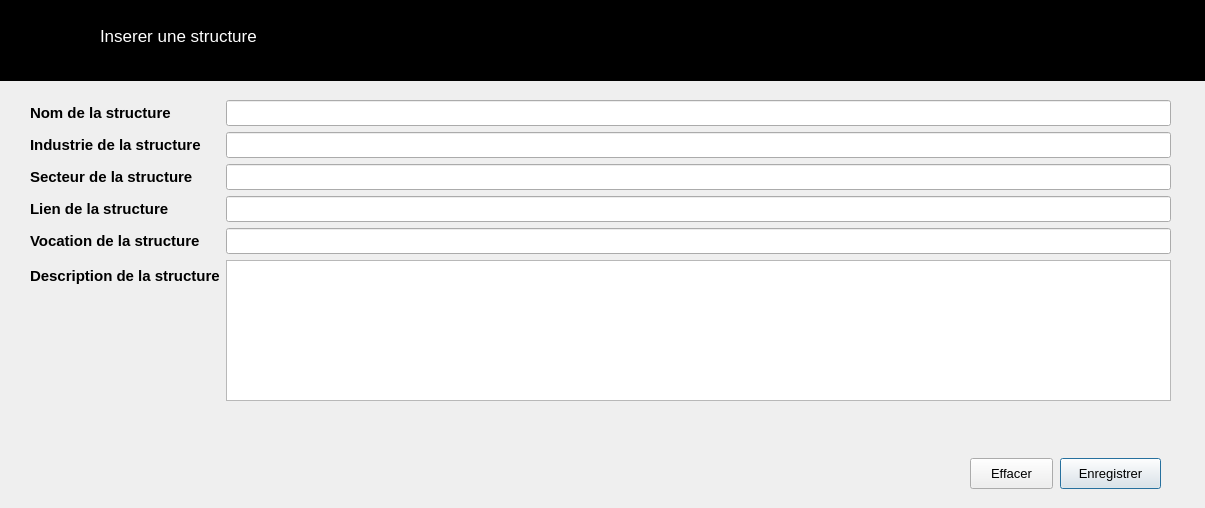
<?xml version="1.0" encoding="UTF-8"?>
<ui version="4.0">
 <class>Insere</class>
 <widget class="QDialog" name="Insere">
  <property name="geometry">
   <rect>
    <x>0</x>
    <y>0</y>
    <width>1205</width>
    <height>508</height>
   </rect>
  </property>
  <property name="windowTitle">
   <string>Inserer une structure</string>
  </property>
  <property name="windowIcon">
   <iconset resource="imgs.qrc">
    <normaloff>:/imgs/images/gainde.png</normaloff>:/imgs/images/gainde.png</iconset>
  </property>
  <widget class="QLabel" name="label_12">
   <property name="geometry">
    <rect>
     <x>0</x>
     <y>0</y>
     <width>1211</width>
     <height>81</height>
    </rect>
   </property>
   <property name="font">
    <font>
     <pointsize>9</pointsize>
    </font>
   </property>
   <property name="styleSheet">
    <string notr="true">background-color: rgb(0, 0, 0);</string>
   </property>
   <property name="text">
    <string/>
   </property>
  </widget>
  <widget class="QWidget" name="formLayoutWidget">
   <property name="geometry">
    <rect>
     <x>30</x>
     <y>100</y>
     <width>1141</width>
     <height>301</height>
    </rect>
   </property>
   <layout class="QFormLayout" name="formLayout">
    <item row="0" column="0">
     <widget class="QLabel" name="label_2">
      <property name="font">
       <font>
        <pointsize>11</pointsize>
        <weight>75</weight>
        <bold>true</bold>
       </font>
      </property>
      <property name="text">
       <string>Nom de la structure</string>
      </property>
     </widget>
    </item>
    <item row="0" column="1">
     <widget class="QLineEdit" name="txtNom">
      <property name="font">
       <font>
        <pointsize>11</pointsize>
       </font>
      </property>
     </widget>
    </item>
    <item row="1" column="0">
     <widget class="QLabel" name="label_5">
      <property name="font">
       <font>
        <pointsize>11</pointsize>
        <weight>75</weight>
        <bold>true</bold>
       </font>
      </property>
      <property name="text">
       <string>Industrie de la structure</string>
      </property>
     </widget>
    </item>
    <item row="1" column="1">
     <widget class="QLineEdit" name="txtIndustrie">
      <property name="font">
       <font>
        <pointsize>11</pointsize>
       </font>
      </property>
     </widget>
    </item>
    <item row="2" column="0">
     <widget class="QLabel" name="label_6">
      <property name="font">
       <font>
        <pointsize>11</pointsize>
        <weight>75</weight>
        <bold>true</bold>
       </font>
      </property>
      <property name="text">
       <string>Secteur de la structure</string>
      </property>
     </widget>
    </item>
    <item row="2" column="1">
     <widget class="QLineEdit" name="txtSecteur">
      <property name="font">
       <font>
        <pointsize>11</pointsize>
       </font>
      </property>
     </widget>
    </item>
    <item row="3" column="0">
     <widget class="QLabel" name="label_7">
      <property name="font">
       <font>
        <pointsize>11</pointsize>
        <weight>75</weight>
        <bold>true</bold>
       </font>
      </property>
      <property name="text">
       <string>Lien de la structure</string>
      </property>
     </widget>
    </item>
    <item row="3" column="1">
     <widget class="QLineEdit" name="txtLien">
      <property name="font">
       <font>
        <pointsize>11</pointsize>
       </font>
      </property>
     </widget>
    </item>
    <item row="4" column="0">
     <widget class="QLabel" name="label_8">
      <property name="font">
       <font>
        <pointsize>11</pointsize>
        <weight>75</weight>
        <bold>true</bold>
       </font>
      </property>
      <property name="text">
       <string>Vocation de la structure</string>
      </property>
     </widget>
    </item>
    <item row="4" column="1">
     <widget class="QLineEdit" name="txtVocation">
      <property name="font">
       <font>
        <pointsize>11</pointsize>
       </font>
      </property>
     </widget>
    </item>
    <item row="5" column="0">
     <widget class="QLabel" name="label_9">
      <property name="font">
       <font>
        <pointsize>11</pointsize>
        <weight>75</weight>
        <bold>true</bold>
       </font>
      </property>
      <property name="text">
       <string>Description de la structure</string>
      </property>
     </widget>
    </item>
    <item row="5" column="1">
     <widget class="QTextEdit" name="txtDescription">
      <property name="font">
       <font>
        <pointsize>11</pointsize>
       </font>
      </property>
     </widget>
    </item>
   </layout>
  </widget>
  <widget class="QLabel" name="label_14">
   <property name="geometry">
    <rect>
     <x>20</x>
     <y>10</y>
     <width>81</width>
     <height>61</height>
    </rect>
   </property>
   <property name="font">
    <font>
     <pointsize>6</pointsize>
    </font>
   </property>
   <property name="styleSheet">
    <string notr="true">image: url(:/imgs/images/gainde-blanc.png);</string>
   </property>
   <property name="text">
    <string/>
   </property>
  </widget>
  <widget class="QLabel" name="label_13">
   <property name="geometry">
    <rect>
     <x>100</x>
     <y>10</y>
     <width>391</width>
     <height>51</height>
    </rect>
   </property>
   <property name="font">
    <font>
     <pointsize>13</pointsize>
    </font>
   </property>
   <property name="styleSheet">
    <string notr="true">color: rgb(255, 255, 255);</string>
   </property>
   <property name="text">
    <string>Inserer une structure</string>
   </property>
  </widget>
  <widget class="QPushButton" name="btnEnregistrer">
   <property name="geometry">
    <rect>
     <x>1060</x>
     <y>458</y>
     <width>101</width>
     <height>31</height>
    </rect>
   </property>
   <property name="font">
    <font>
     <pointsize>10</pointsize>
    </font>
   </property>
   <property name="text">
    <string>Enregistrer</string>
   </property>
  </widget>
  <widget class="QPushButton" name="btnEffacer">
   <property name="geometry">
    <rect>
     <x>970</x>
     <y>458</y>
     <width>83</width>
     <height>31</height>
    </rect>
   </property>
   <property name="font">
    <font>
     <pointsize>10</pointsize>
    </font>
   </property>
   <property name="text">
    <string>Effacer</string>
   </property>
  </widget>
 </widget>
 <resources>
  <include location="imgs.qrc"/>
 </resources>
 <connections/>
</ui>
